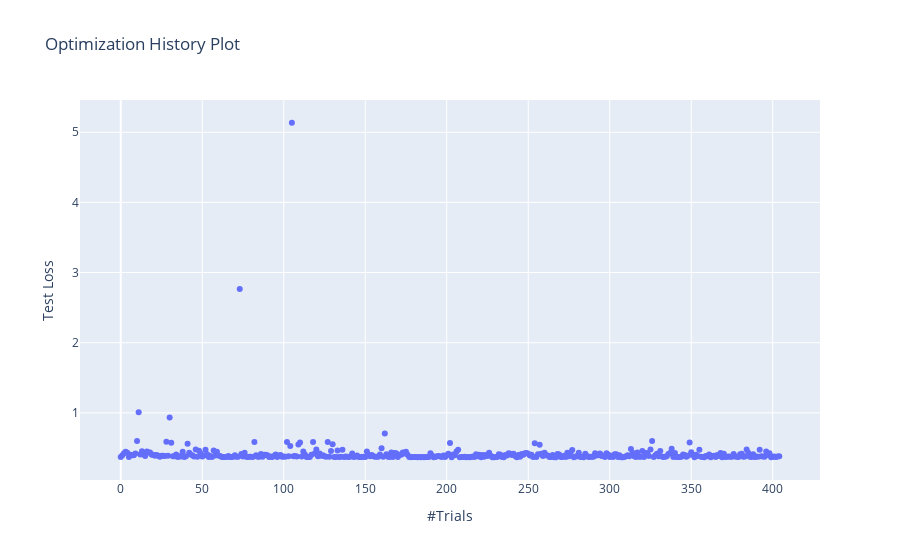

Here is the notebook cell this chart was saved with:
### Code cell
optuna.visualization.plot_optimization_history(
    study
    , target = lambda t: t.values[1]
    , target_name = 'Test Loss')

### Figure 1 — Plotly figure (JSON) as saved in the notebook; plotly's stock layout.template omitted (floating-point values rounded to 4 significant figures; data arrays with more than 128 entries replaced by an {"elided": "..."} marker saying what was removed)
{"data": [{"mode": "markers", "name": "Test Loss", "type": "scatter", "x": {"elided": "405 int values"}, "y": {"elided": "405 float values"}}], "layout": {"title": {"text": "Optimization History Plot"}, "xaxis": {"title": {"text": "#Trials"}}, "yaxis": {"title": {"text": "Test Loss"}}}}
